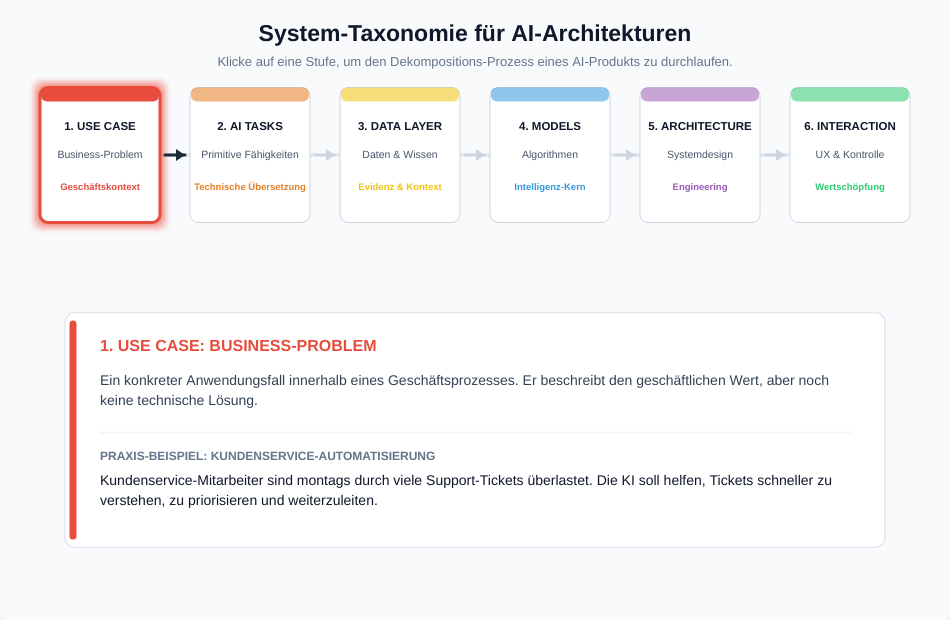
Frame 1 (no input)
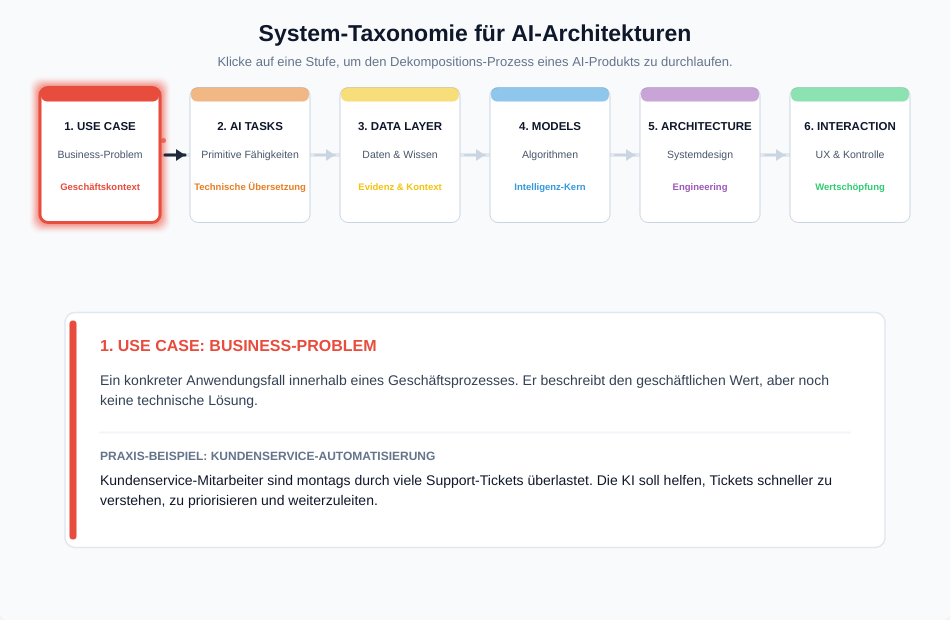
Frame 60 (no input)
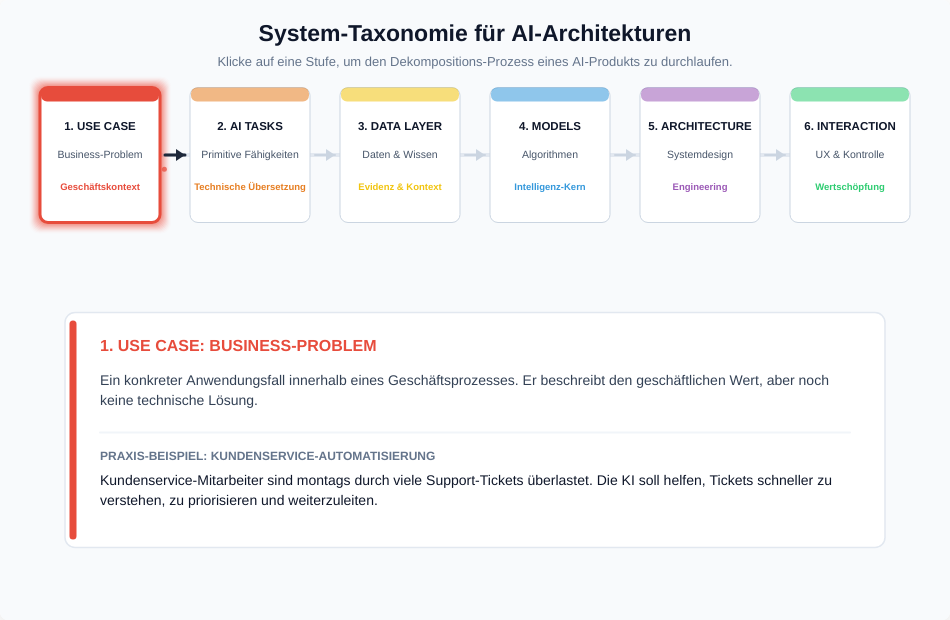
Frame 120 (the mouse pressed at the canvas centre since frame 60)

The p5.js sketch that drew these frames (run headless with seeded random() and noise() and a simulated clock; from frame 60 on, the mouse is pressed at the canvas centre):

// p5.js sketch
// ── sketch.js
// AI System Design Taxonomy Simulator
// Zentriertes Layout analog zur Docker-Lern-App

let currentStage = 0;
let particles = [];
let nextCursor = "arrow";

const baseWidth = 950;
const baseHeight = 620;
const scaleFactor = 1.0;

const boxW = 120;
const boxH = 135;
const gap = 30;
const stageY = 155;

const stages = [
  {
    title: "1. USE CASE",
    subtitle: "Business-Problem",
    label: "Geschäftskontext",
    color: [231, 76, 60],
    definition: "Ein konkreter Anwendungsfall innerhalb eines Geschäftsprozesses. Er beschreibt den geschäftlichen Wert, aber noch keine technische Lösung.",
    example: "Kundenservice-Mitarbeiter sind montags durch viele Support-Tickets überlastet. Die KI soll helfen, Tickets schneller zu verstehen, zu priorisieren und weiterzuleiten."
  },
  {
    title: "2. AI TASKS",
    subtitle: "Primitive Fähigkeiten",
    label: "Technische Übersetzung",
    color: [230, 126, 34],
    definition: "Der Use Case wird in konkrete KI-Aufgaben zerlegt. Diese Aufgaben beschreiben Eingaben, Ausgaben und messbare Zielgrößen.",
    example: "Das Ticket-System benötigt Klassifikation der Dringlichkeit, Retrieval passender Hilfeartikel und Generierung eines Antwortentwurfs."
  },
  {
    title: "3. DATA LAYER",
    subtitle: "Daten & Wissen",
    label: "Evidenz & Kontext",
    color: [241, 196, 15],
    definition: "Diese Ebene beschreibt, welche Daten benötigt werden und wie Wissen für Modelle nutzbar gemacht wird.",
    example: "Eingehende E-Mails, historische Tickets und interne Dokumentation werden als Textdaten verarbeitet. Embeddings ermöglichen semantische Suche."
  },
  {
    title: "4. MODELS",
    subtitle: "Algorithmen",
    label: "Intelligenz-Kern",
    color: [52, 152, 219],
    definition: "Hier werden passende Modelle ausgewählt. Die Auswahl hängt von Aufgabe, Datenqualität, Kosten, Geschwindigkeit und Genauigkeit ab.",
    example: "Ein kleines Modell klassifiziert Dringlichkeit. Ein Embedding-Modell sucht relevante Dokumente. Ein LLM erstellt den Antwortentwurf."
  },
  {
    title: "5. ARCHITECTURE",
    subtitle: "Systemdesign",
    label: "Engineering",
    color: [155, 89, 182],
    definition: "Einzelne Modelle werden zu einem nutzbaren System verbunden. Dazu gehören Schnittstellen, Monitoring, Fallbacks und Sicherheitsmechanismen.",
    example: "RAG verbindet Suche und Sprachmodell. Guardrails prüfen Ausgaben. Monitoring erkennt Fehler, Kostenprobleme und Qualitätsverluste."
  },
  {
    title: "6. INTERACTION",
    subtitle: "UX & Kontrolle",
    label: "Wertschöpfung",
    color: [46, 204, 113],
    definition: "Diese Ebene bestimmt, wie Menschen mit der KI arbeiten. Gute Interaktion macht Ergebnisse prüfbar, korrigierbar und nützlich.",
    example: "Die KI schlägt Kategorie, Priorität und Antwort vor. Der Service-Agent prüft den Vorschlag und gibt die E-Mail final frei."
  }
];

function setup() {
  let cnv = createCanvas(baseWidth * scaleFactor, baseHeight * scaleFactor);

  cnv.style("display", "block");
  cnv.style("margin", "auto");
  cnv.style("position", "absolute");
  cnv.style("top", "0");
  cnv.style("bottom", "0");
  cnv.style("left", "0");
  cnv.style("right", "0");
  cnv.style("box-shadow", "0 4px 20px rgba(0,0,0,0.12)");
  cnv.style("border-radius", "8px");

  textFont("Arial");
  rectMode(CENTER);
  textAlign(CENTER, CENTER);
}

function draw() {
  background(248, 250, 252);
  nextCursor = "arrow";

  push();
  scale(scaleFactor);

  drawHeader();
  drawFlowLine();
  drawStages();
  handleParticles();
  drawInfoPanel();

  pop();

  cursor(nextCursor);
}

function drawHeader() {
  noStroke();

  fill(15, 23, 42);
  textStyle(BOLD);
  textSize(23);
  text("System-Taxonomie für AI-Architekturen", baseWidth / 2, 35);

  fill(100, 116, 139);
  textStyle(NORMAL);
  textSize(13);
  text("Klicke auf eine Stufe, um den Dekompositions-Prozess eines AI-Produkts zu durchlaufen.", baseWidth / 2, 62);
}

function getStageX(index) {
  let totalWidth = stages.length * boxW + (stages.length - 1) * gap;
  let startX = (baseWidth - totalWidth) / 2 + boxW / 2;
  return startX + index * (boxW + gap);
}

function drawFlowLine() {
  let firstX = getStageX(0);
  let lastX = getStageX(stages.length - 1);

  stroke(226, 232, 240);
  strokeWeight(4);
  line(firstX, stageY, lastX, stageY);
}

function drawStages() {
  for (let i = 0; i < stages.length; i++) {
    drawStageBox(i);
  }

  for (let i = 0; i < stages.length - 1; i++) {
    drawArrowBetweenStages(i, i + 1);
  }
}

function drawStageBox(index) {
  let s = stages[index];
  let x = getStageX(index);

  let mx = mouseX / scaleFactor;
  let my = mouseY / scaleFactor;

  let hovered =
    mx > x - boxW / 2 &&
    mx < x + boxW / 2 &&
    my > stageY - boxH / 2 &&
    my < stageY + boxH / 2;

  let selected = currentStage === index;

  if (hovered) nextCursor = "hand";

  push();

  if (selected) {
    drawGlow(x, stageY, boxW, boxH, color(s.color[0], s.color[1], s.color[2], 45));
  }

  stroke(selected ? color(s.color) : color(203, 213, 225));
  strokeWeight(selected ? 3 : 1);
  fill(255);
  rect(x, stageY, boxW, boxH, 8);

  noStroke();
  fill(s.color[0], s.color[1], s.color[2], selected ? 255 : 140);
  rect(x, stageY - boxH / 2 + 7, boxW - 2, 14, 6);

  fill(15, 23, 42);
  textStyle(BOLD);
  textSize(11.5);
  text(s.title, x, stageY - 28);

  fill(71, 85, 105);
  textStyle(NORMAL);
  textSize(10.5);
  text(s.subtitle, x, stageY);

  fill(s.color[0], s.color[1], s.color[2]);
  textStyle(BOLD);
  textSize(9.5);
  text(s.label, x, stageY + 32);

  pop();
}

function drawArrowBetweenStages(fromIndex, toIndex) {
  let x1 = getStageX(fromIndex) + boxW / 2 + 5;
  let x2 = getStageX(toIndex) - boxW / 2 - 5;
  let y = stageY;

  let active = currentStage === fromIndex;

  push();
  stroke(active ? color(30, 41, 59) : color(203, 213, 225));
  strokeWeight(active ? 3 : 2);
  line(x1, y, x2, y);

  noStroke();
  fill(active ? color(30, 41, 59) : color(203, 213, 225));
  triangle(x2, y, x2 - 9, y - 6, x2 - 9, y + 6);
  pop();
}

function drawGlow(x, y, w, h, col) {
  push();
  noStroke();
  for (let i = 12; i > 0; i--) {
    fill(red(col), green(col), blue(col), alpha(col) * (1 - i / 12));
    rect(x, y, w + i * 2, h + i * 2, 10);
  }
  pop();
}

function handleParticles() {
  if (frameCount % 12 === 0 && currentStage < stages.length - 1) {
    let s = stages[currentStage];

    particles.push({
      x: getStageX(currentStage) + boxW / 2,
      y: stageY + random(-22, 22),
      targetX: getStageX(currentStage + 1) - boxW / 2,
      speed: random(2.5, 4.5),
      col: s.color
    });
  }

  for (let i = particles.length - 1; i >= 0; i--) {
    let p = particles[i];
    p.x += p.speed;

    noStroke();
    fill(p.col[0], p.col[1], p.col[2], 190);
    ellipse(p.x, p.y + sin(frameCount * 0.08) * 4, 5, 5);

    if (p.x >= p.targetX) {
      particles.splice(i, 1);
    }
  }
}

function drawInfoPanel() {
  let s = stages[currentStage];

  let panelW = 820;
  let panelH = 235;
  let panelX = baseWidth / 2;
  let panelY = 430;

  let leftX = panelX - panelW / 2 + 35;
  let topY = panelY - panelH / 2 + 26;
  let textW = panelW - 70;

  push();

  stroke(226, 232, 240);
  strokeWeight(1.5);
  fill(255);
  rect(panelX, panelY, panelW, panelH, 10);

  noStroke();
  fill(s.color[0], s.color[1], s.color[2]);
  rect(panelX - panelW / 2 + 8, panelY, 7, panelH - 16, 4);

  textAlign(LEFT, TOP);

  fill(s.color[0], s.color[1], s.color[2]);
  textStyle(BOLD);
  textSize(16);
  text(s.title + ": " + s.subtitle.toUpperCase(), leftX, topY);

  let y = topY + 36;

  fill(51, 65, 85);
  textStyle(NORMAL);
  textSize(14);
  y = drawWrappedText(s.definition, leftX, y, textW, 20, 3);

  y += 18;

  stroke(241, 245, 249);
  strokeWeight(2);
  line(leftX, y, leftX + textW, y);

  y += 18;

  noStroke();
  fill(100, 116, 139);
  textStyle(BOLD);
  textSize(12);
  text("PRAXIS-BEISPIEL: KUNDENSERVICE-AUTOMATISIERUNG", leftX, y);

  y += 24;

  fill(15, 23, 42);
  textStyle(NORMAL);
  textSize(14);
  drawWrappedText(s.example, leftX, y, textW, 20, 4);

  pop();
}

function drawWrappedText(txt, x, y, maxW, lineH, maxLines) {
  let words = txt.split(" ");
  let line = "";
  let lines = 0;

  for (let i = 0; i < words.length; i++) {
    let testLine = line + words[i] + " ";

    if (textWidth(testLine) > maxW && line.length > 0) {
      text(line, x, y);
      y += lineH;
      lines++;

      if (lines >= maxLines) {
        return y;
      }

      line = words[i] + " ";
    } else {
      line = testLine;
    }
  }

  if (line.length > 0 && lines < maxLines) {
    text(line, x, y);
    y += lineH;
  }

  return y;
}

function mousePressed() {
  let mx = mouseX / scaleFactor;
  let my = mouseY / scaleFactor;

  for (let i = 0; i < stages.length; i++) {
    let x = getStageX(i);

    if (
      mx > x - boxW / 2 &&
      mx < x + boxW / 2 &&
      my > stageY - boxH / 2 &&
      my < stageY + boxH / 2
    ) {
      currentStage = i;
      particles = [];
      break;
    }
  }
}
